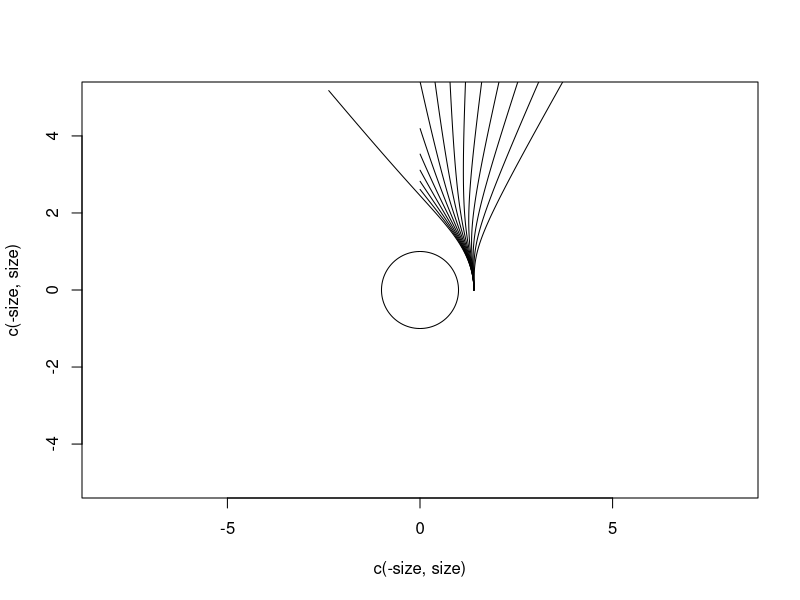

This figure's R source:
library("deSolve")

rdashdash <- function(r,rdash,lambda,M=1/2){
    x <- sqrt(1-2*M/r)
    return(
    (M*(4+lambda*(4-3*x))*r^2 + (-1+lambda*(-1+x))*r^3 + M*(3 + lambda*(3-2*x))*rdash^2 +
     2*r*(M^2*(-2+lambda*(-2+x)) + (-1+lambda*(-1+x))*rdash^2))/((-1+lambda*(-1+x))*r*(-2*M+r))
    )
}

string <- function(r0,lambda=0,angles=seq(from = 0, to = 0.5, by = 0.01)){

    parameters <- c(lambda = lambda, M = 1/2)
    state <- c(r = r0, rdash = 0)
    times <- angles

    Lorenz <- function(t, state, parameters){
        with(as.list(c(state, parameters)), {
            dr <- rdash
            drdash <- rdashdash(r, rdash, lambda, M)
            list(c(dr, drdash))
        })
    }
    
    out <- ode(y = state, times = times, func = Lorenz, parms = parameters)
    
    
    phi <- out[,1]
    r <- out[,2]
    
    return(cbind(r*cos(phi),r*sin(phi)))
}

size <- 5
plot(c(-size,size),c(-size,size),type="n",asp=1)
th <- seq(from=0,to=2*pi,len=100)
points(cos(th),sin(th),type='l')  # event horizon
points(string(r0=1.4,lambda= 0,angles=seq(0,2,0.01)),type='l')
for(l in seq(from=-0.1,to=-1.4,by=-0.1)){
    points(string(r0=1.4,lambda=l,angles=seq(0,pi/2,0.01)),type='l')
}
